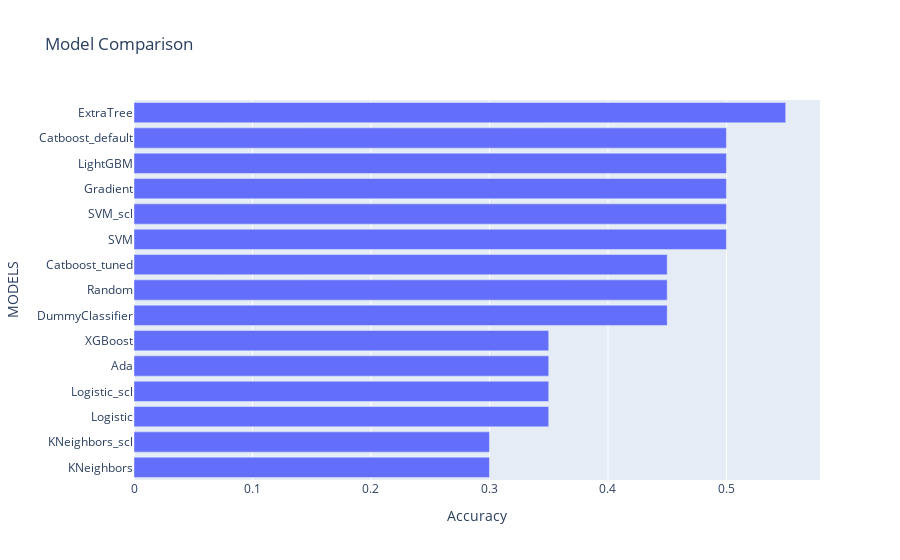

Notebook source saved alongside this figure:
### Code cell
result_final.sort_values(by=['Accuracy'], ascending=True,inplace=True)
fig = px.bar(result_final, x='Accuracy', y=result_final.index,title='Model Comparison',height=600,labels={'index':'MODELS'})
fig.show()

### Figure 1 — Plotly figure (JSON) as saved in the notebook; plotly's stock layout.template omitted (floating-point values rounded to 4 significant figures)
{"data": [{"alignmentgroup": "True", "hovertemplate": "Accuracy=%{x}<br>MODELS=%{y}<extra></extra>", "legendgroup": "", "marker": {"color": "#636efa", "pattern": {"shape": ""}}, "name": "", "offsetgroup": "", "orientation": "h", "showlegend": false, "textposition": "auto", "type": "bar", "x": [0.3, 0.3, 0.35, 0.35, 0.35, 0.35, 0.45, 0.45, 0.45, 0.5, 0.5, 0.5, 0.5, 0.5, 0.55], "xaxis": "x", "y": ["KNeighbors", "KNeighbors_scl", "Logistic", "Logistic_scl", "Ada", "XGBoost", "DummyClassifier", "Random", "Catboost_tuned", "SVM", "SVM_scl", "Gradient", "LightGBM", "Catboost_default", "ExtraTree"], "yaxis": "y"}], "layout": {"barmode": "relative", "legend": {"tracegroupgap": 0}, "title": {"text": "Model Comparison"}, "xaxis": {"anchor": "y", "domain": [0, 1], "title": {"text": "Accuracy"}, "type": "linear", "range": [0, 0.5789], "autorange": true}, "yaxis": {"anchor": "x", "domain": [0, 1], "title": {"text": "MODELS"}, "type": "category", "range": [-0.5, 14.5], "autorange": true}, "autosize": true}}
